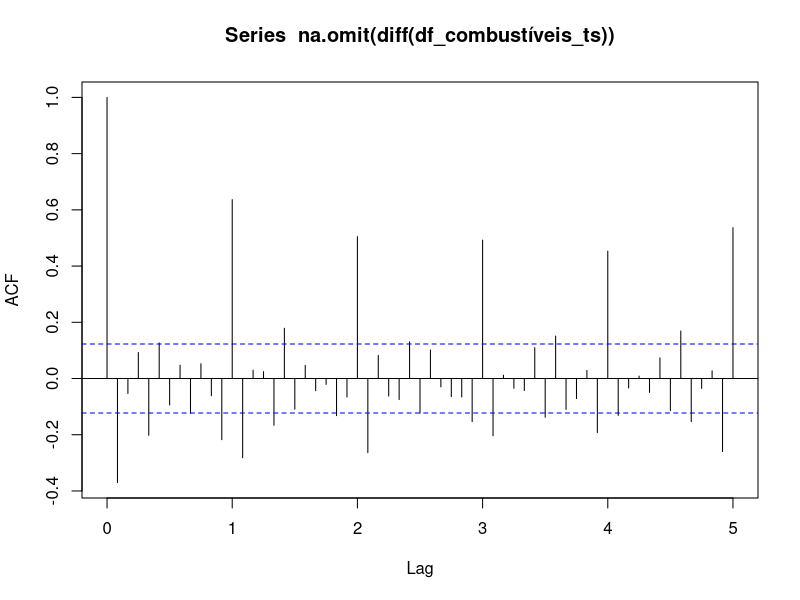
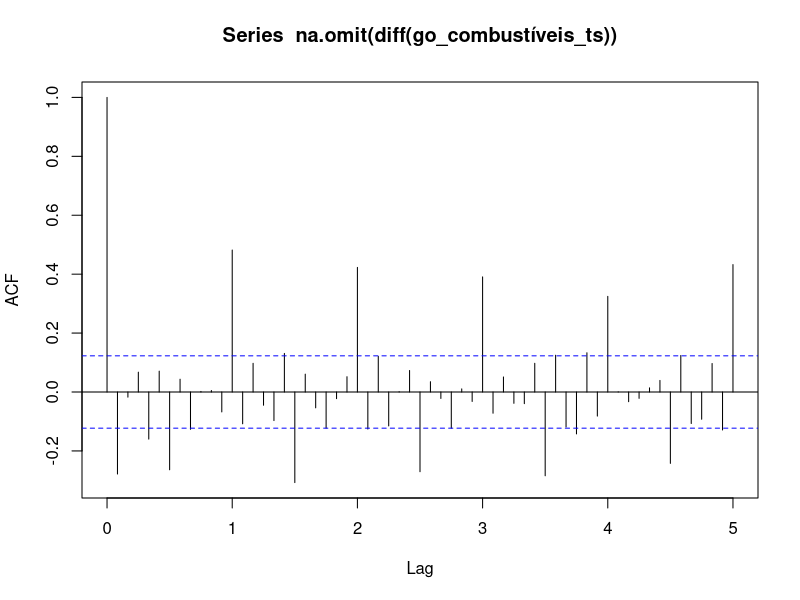
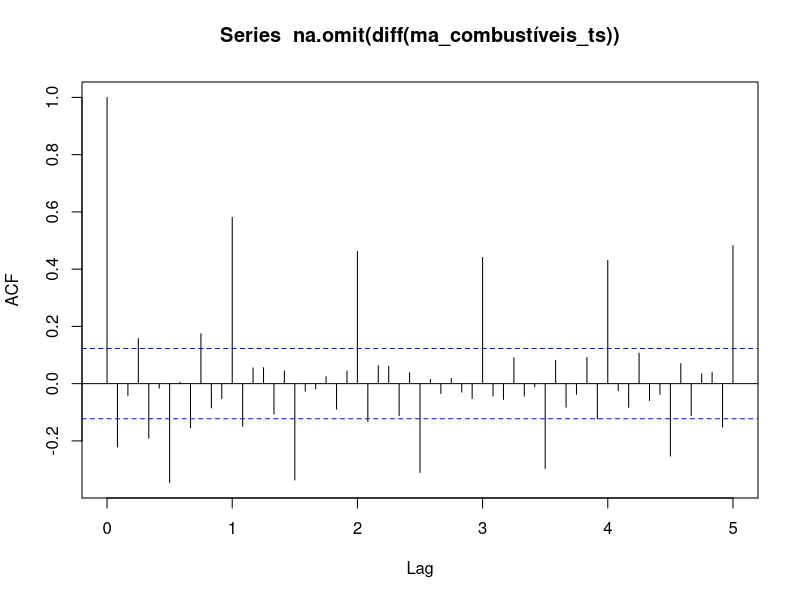
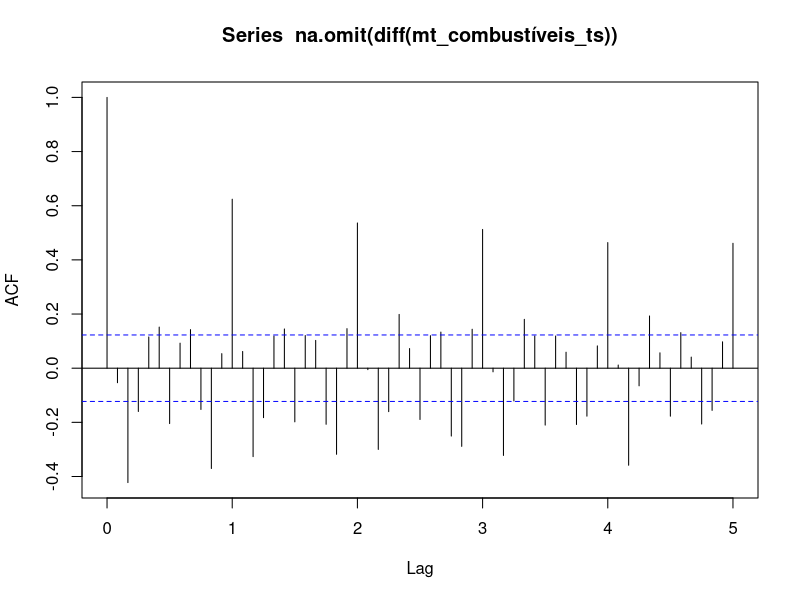
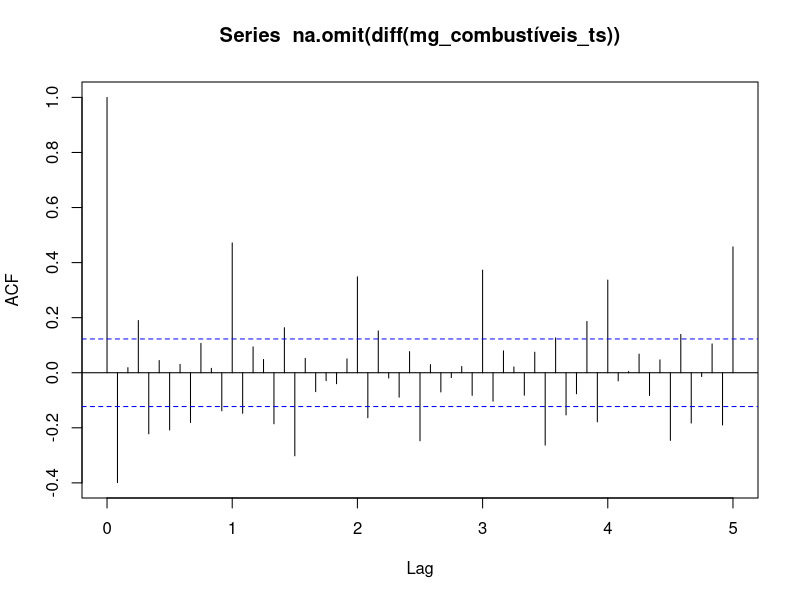
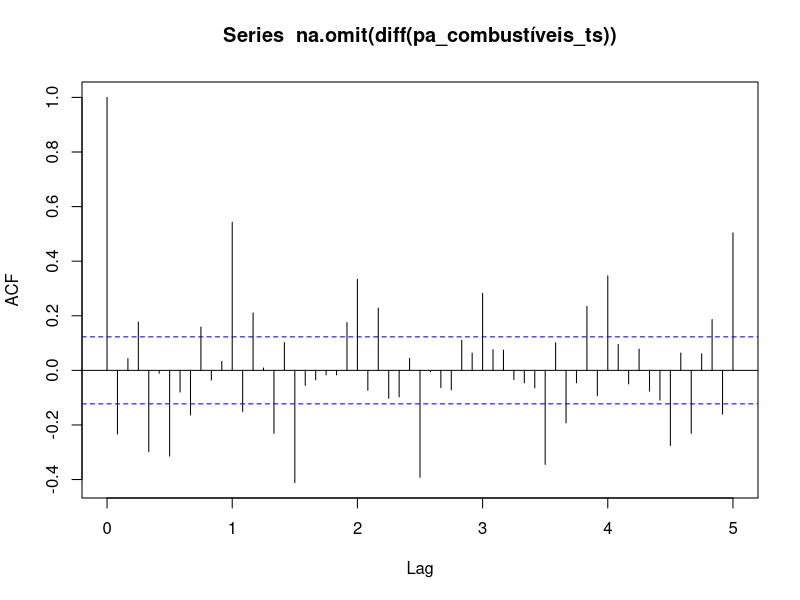
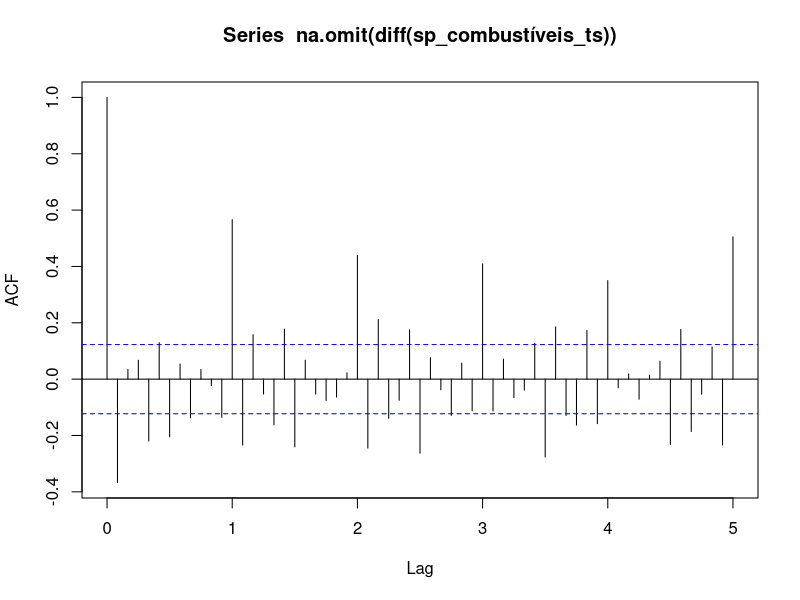
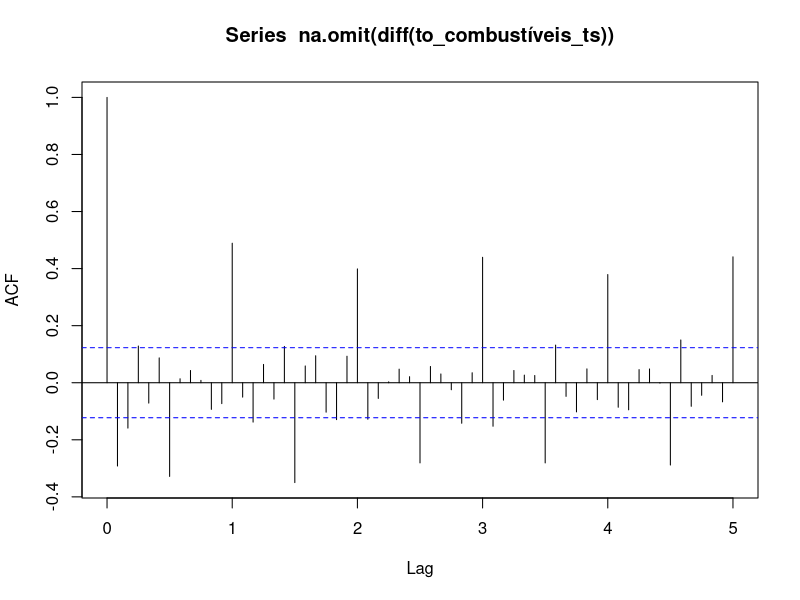

R code for these plots, in order:
## ---- chunk 1
knitr::opts_chunk$set(echo = TRUE)
## ---- chunk 2
library(readxl)
library(tidyr)
library(dplyr)
library(urca)
library(ggplot2)
## ---- chunk 3
func <- function(sheet_name, range_start, range_end, meses, start) {
  data <- read_excel("vendas_distribuidoras_anp 1.xlsx",
                     sheet = sheet_name, range = paste0("C", range_start, ":X", range_end),
                     col_names = FALSE)
  data <- as_tibble(t(data), .name_repair = 'minimal')
  colnames(data) <- meses
  data <- data %>%
    pivot_longer(cols = everything(), names_to = "mes", values_to = "vendas_m3") %>%
    select(-mes)
  ts(data, start = start, frequency = 12)
}

meses <- c('1','2','3','4','5','6','7','8','9','10','11','12')
start <- c(2000,01)

df_diesel_ts <- func("diesel", 2, 13, meses, start)
go_diesel_ts <- func("diesel", 14, 25, meses, start)
ma_diesel_ts <- func("diesel", 26, 37, meses, start)
mt_diesel_ts <- func("diesel", 38, 49, meses, start)
mg_diesel_ts <- func("diesel", 50, 61, meses, start)
pa_diesel_ts <- func("diesel", 62, 73, meses, start)
sp_diesel_ts <- func("diesel", 74, 85, meses, start)
to_diesel_ts <- func("diesel", 86, 97, meses, start)
br_diesel_ts <- func("diesel", 98, 109, meses, start)

df_gasolina_ts <- func("gasolina", 2, 13, meses, start)
go_gasolina_ts <- func("gasolina", 14, 25, meses, start)
ma_gasolina_ts <- func("gasolina", 26, 37, meses, start)
mt_gasolina_ts <- func("gasolina", 38, 49, meses, start)
mg_gasolina_ts <- func("gasolina", 50, 61, meses, start)
pa_gasolina_ts <- func("gasolina", 62, 73, meses, start)
sp_gasolina_ts <- func("gasolina", 74, 85, meses, start)
to_gasolina_ts <- func("gasolina", 86, 97, meses, start)
br_gasolina_ts <- func("gasolina", 98, 109, meses, start)

df_etanol_ts <- func("etanol", 2, 13, meses, start)
go_etanol_ts <- func("etanol", 14, 25, meses, start)
ma_etanol_ts <- func("etanol", 26, 37, meses, start)
mt_etanol_ts <- func("etanol", 38, 49, meses, start)
mg_etanol_ts <- func("etanol", 50, 61, meses, start)
pa_etanol_ts <- func("etanol", 62, 73, meses, start)
sp_etanol_ts <- func("etanol", 74, 85, meses, start)
to_etanol_ts <- func("etanol", 86, 97, meses, start)
br_etanol_ts <- func("etanol", 98, 109, meses, start)
## ---- chunk 4
df_combustíveis_ts <- df_etanol_ts + df_gasolina_ts + df_diesel_ts
go_combustíveis_ts <- go_etanol_ts + go_gasolina_ts + go_diesel_ts
ma_combustíveis_ts <- ma_etanol_ts + ma_gasolina_ts + ma_diesel_ts
mt_combustíveis_ts <- mt_etanol_ts + mt_gasolina_ts + mt_diesel_ts
mg_combustíveis_ts <- mg_etanol_ts + mg_gasolina_ts + mg_diesel_ts
pa_combustíveis_ts <- pa_etanol_ts + pa_gasolina_ts + pa_diesel_ts
sp_combustíveis_ts <- sp_etanol_ts + sp_gasolina_ts + sp_diesel_ts
to_combustíveis_ts <- to_etanol_ts + to_gasolina_ts + to_diesel_ts
br_combustíveis_ts <- br_etanol_ts + br_gasolina_ts + br_diesel_ts
## ---- chunk 5
adf_test <- ur.df(na.omit(df_combustíveis_ts), type = "trend", lags = 10)
summary(adf_test)
## ---- chunk 6
adf_test <- ur.df(na.omit(df_combustíveis_ts), type = "none", lags = 10)
summary(adf_test)
## ---- chunk 7
adf_test <- ur.df(na.omit(go_combustíveis_ts), type = "trend", lags = 10)
summary(adf_test)
## ---- chunk 8
adf_test <- ur.df(na.omit(go_combustíveis_ts), type = "none", lags = 10)
summary(adf_test)
## ---- chunk 9
adf_test <- ur.df(na.omit(ma_combustíveis_ts), type = "trend", lags = 10)
summary(adf_test)
## ---- chunk 10
adf_test <- ur.df(na.omit(ma_combustíveis_ts), type = "drift", lags = 10)
summary(adf_test)
## ---- chunk 11
adf_test <- ur.df(na.omit(ma_combustíveis_ts), type = "none", lags = 10)
summary(adf_test)
## ---- chunk 12
adf_test <- ur.df(na.omit(mt_combustíveis_ts), type = "trend", lags = 10)
summary(adf_test)
## ---- chunk 13
adf_test <- ur.df(na.omit(mg_combustíveis_ts), type = "trend", lags = 10)
summary(adf_test)
## ---- chunk 14
adf_test <- ur.df(na.omit(mg_combustíveis_ts), type = "none", lags = 10)
summary(adf_test)
## ---- chunk 15
adf_test <- ur.df(na.omit(pa_combustíveis_ts), type = "trend", lags = 10)
summary(adf_test)
## ---- chunk 16
adf_test <- ur.df(na.omit(sp_combustíveis_ts), type = "trend", lags = 10)
summary(adf_test)
## ---- chunk 17
adf_test <- ur.df(na.omit(sp_combustíveis_ts), type = "none", lags = 10)
summary(adf_test)
## ---- chunk 18
adf_test <- ur.df(na.omit(to_combustíveis_ts), type = "trend", lags = 10)  
summary(adf_test)
## ---- chunk 19
adf_test <- ur.df(na.omit(br_combustíveis_ts), type = "trend", lags = 10)  
summary(adf_test)
## ---- chunk 20
adf_test <- ur.df(na.omit(br_combustíveis_ts), type = "none", lags = 10)
summary(adf_test)
## ---- chunk 21
acf(na.omit(diff(df_combustíveis_ts)), lag.max =60)
acf(na.omit(diff(go_combustíveis_ts)), lag.max =60)
acf(na.omit(diff(ma_combustíveis_ts)), lag.max =60)
acf(na.omit(diff(mt_combustíveis_ts)), lag.max =60)
acf(na.omit(diff(mg_combustíveis_ts)), lag.max =60)
acf(na.omit(diff(pa_combustíveis_ts)), lag.max =60)
acf(na.omit(diff(sp_combustíveis_ts)), lag.max =60)
acf(na.omit(diff(to_combustíveis_ts)), lag.max =60)
acf(na.omit(diff(br_combustíveis_ts)), lag.max =60)
## ---- chunk 22
ggplot() +
  geom_line(aes(x = time(df_diesel_ts), y = as.numeric(df_diesel_ts), color = "DF")) +
  geom_line(aes(x = time(go_diesel_ts), y = as.numeric(go_diesel_ts), color = "GO")) +  
  geom_line(aes(x = time(ma_diesel_ts), y = as.numeric(ma_diesel_ts), color = "MA")) +  
  geom_line(aes(x = time(mg_diesel_ts), y = as.numeric(mg_diesel_ts), color = "MG")) +  
  geom_line(aes(x = time(mt_diesel_ts), y = as.numeric(mt_diesel_ts), color = "MT")) +  
  geom_line(aes(x = time(pa_diesel_ts), y = as.numeric(pa_diesel_ts), color = "PA")) +  
  geom_line(aes(x = time(sp_diesel_ts), y = as.numeric(sp_diesel_ts), color = "SP")) +  
  geom_line(aes(x = time(to_diesel_ts), y = as.numeric(to_diesel_ts), color = "TO")) +  
  labs(title = "Diesel", 
       x = "Ano", 
       y = "m3", 
       color = "Series") +
  scale_color_manual(values = c("DF" = "blue", "GO" = "red", "MA" = "green", 
                                "MG" = "purple", "MT" = "orange", "PA" = "brown", 
                                "SP" = "pink", "TO" = "gray")) +
  theme_minimal()
## ---- chunk 23
ggplot() +
  geom_line(aes(x = time(df_etanol_ts), y = as.numeric(df_etanol_ts), color = "DF")) +
  geom_line(aes(x = time(go_etanol_ts), y = as.numeric(go_etanol_ts), color = "GO")) +  
  geom_line(aes(x = time(ma_etanol_ts), y = as.numeric(ma_etanol_ts), color = "MA")) +  
  geom_line(aes(x = time(mg_etanol_ts), y = as.numeric(mg_etanol_ts), color = "MG")) +  
  geom_line(aes(x = time(mt_etanol_ts), y = as.numeric(mt_etanol_ts), color = "MT")) +  
  geom_line(aes(x = time(pa_etanol_ts), y = as.numeric(pa_etanol_ts), color = "PA")) +  
  geom_line(aes(x = time(sp_etanol_ts), y = as.numeric(sp_etanol_ts), color = "SP")) +  
  geom_line(aes(x = time(to_etanol_ts), y = as.numeric(to_etanol_ts), color = "TO")) +  
  labs(title = "Etanol", 
       x = "Ano", 
       y = "m3", 
       color = "Series") +
  scale_color_manual(values = c("DF" = "blue", "GO" = "red", "MA" = "green", 
                                "MG" = "purple", "MT" = "orange", "PA" = "brown", 
                                "SP" = "pink", "TO" = "gray")) +
  theme_minimal()
## ---- chunk 24
ggplot() +
  geom_line(aes(x = time(df_gasolina_ts), y = as.numeric(df_gasolina_ts), color = "DF")) +
  geom_line(aes(x = time(go_gasolina_ts), y = as.numeric(go_gasolina_ts), color = "GO")) +  
  geom_line(aes(x = time(ma_gasolina_ts), y = as.numeric(ma_gasolina_ts), color = "MA")) +  
  geom_line(aes(x = time(mg_gasolina_ts), y = as.numeric(mg_gasolina_ts), color = "MG")) +  
  geom_line(aes(x = time(mt_gasolina_ts), y = as.numeric(mt_gasolina_ts), color = "MT")) +  
  geom_line(aes(x = time(pa_gasolina_ts), y = as.numeric(pa_gasolina_ts), color = "PA")) +  
  geom_line(aes(x = time(sp_gasolina_ts), y = as.numeric(sp_gasolina_ts), color = "SP")) +  
  geom_line(aes(x = time(to_gasolina_ts), y = as.numeric(to_gasolina_ts), color = "TO")) +  
  labs(title = "Gasolina", 
       x = "Ano", 
       y = "m3", 
       color = "Series") +
  scale_color_manual(values = c("DF" = "blue", "GO" = "red", "MA" = "green", 
                                "MG" = "purple", "MT" = "orange", "PA" = "brown", 
                                "SP" = "pink", "TO" = "gray")) +
  theme_minimal()
## ---- chunk 25
min(na.omit(br_combustíveis_ts))
max(na.omit(br_combustíveis_ts))    
mean(na.omit(br_combustíveis_ts))
## ---- chunk 26
subset_ts <- window(br_combustíveis_ts, start=c(2016, 4), end=c(2021, 4))

plot(subset_ts, main="Consumo de Combustível nos Últimos 5 Anos", 
     ylab="m³", xlab="Ano")
